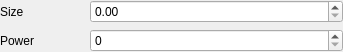
<?xml version="1.0" encoding="UTF-8"?>
<ui version="4.0">
 <class>HeaterWidget</class>
 <widget class="QWidget" name="HeaterWidget">
  <property name="geometry">
   <rect>
    <x>0</x>
    <y>0</y>
    <width>343</width>
    <height>50</height>
   </rect>
  </property>
  <property name="windowTitle">
   <string>Form</string>
  </property>
  <property name="locale">
   <locale language="English" country="UnitedStates"/>
  </property>
  <layout class="QVBoxLayout" name="verticalLayout">
   <property name="leftMargin">
    <number>0</number>
   </property>
   <property name="topMargin">
    <number>0</number>
   </property>
   <property name="rightMargin">
    <number>0</number>
   </property>
   <property name="bottomMargin">
    <number>0</number>
   </property>
   <item>
    <layout class="QHBoxLayout" name="sizeLayout">
     <item>
      <widget class="QLabel" name="sizeLabel">
       <property name="sizePolicy">
        <sizepolicy hsizetype="Preferred" vsizetype="Preferred">
         <horstretch>1</horstretch>
         <verstretch>0</verstretch>
        </sizepolicy>
       </property>
       <property name="text">
        <string>Size</string>
       </property>
      </widget>
     </item>
     <item>
      <widget class="QDoubleSpinBox" name="sizeSpin">
       <property name="sizePolicy">
        <sizepolicy hsizetype="Minimum" vsizetype="Fixed">
         <horstretch>3</horstretch>
         <verstretch>0</verstretch>
        </sizepolicy>
       </property>
       <property name="singleStep">
        <double>0.100000000000000</double>
       </property>
      </widget>
     </item>
    </layout>
   </item>
   <item>
    <layout class="QHBoxLayout" name="powerLayout">
     <item>
      <widget class="QLabel" name="powerLabel">
       <property name="sizePolicy">
        <sizepolicy hsizetype="Preferred" vsizetype="Preferred">
         <horstretch>1</horstretch>
         <verstretch>0</verstretch>
        </sizepolicy>
       </property>
       <property name="text">
        <string>Power</string>
       </property>
      </widget>
     </item>
     <item>
      <widget class="QDoubleSpinBox" name="powerSpin">
       <property name="sizePolicy">
        <sizepolicy hsizetype="Minimum" vsizetype="Fixed">
         <horstretch>3</horstretch>
         <verstretch>0</verstretch>
        </sizepolicy>
       </property>
       <property name="decimals">
        <number>0</number>
       </property>
       <property name="maximum">
        <double>1000000.000000000000000</double>
       </property>
       <property name="singleStep">
        <double>100.000000000000000</double>
       </property>
      </widget>
     </item>
    </layout>
   </item>
  </layout>
 </widget>
 <resources/>
 <connections/>
</ui>
